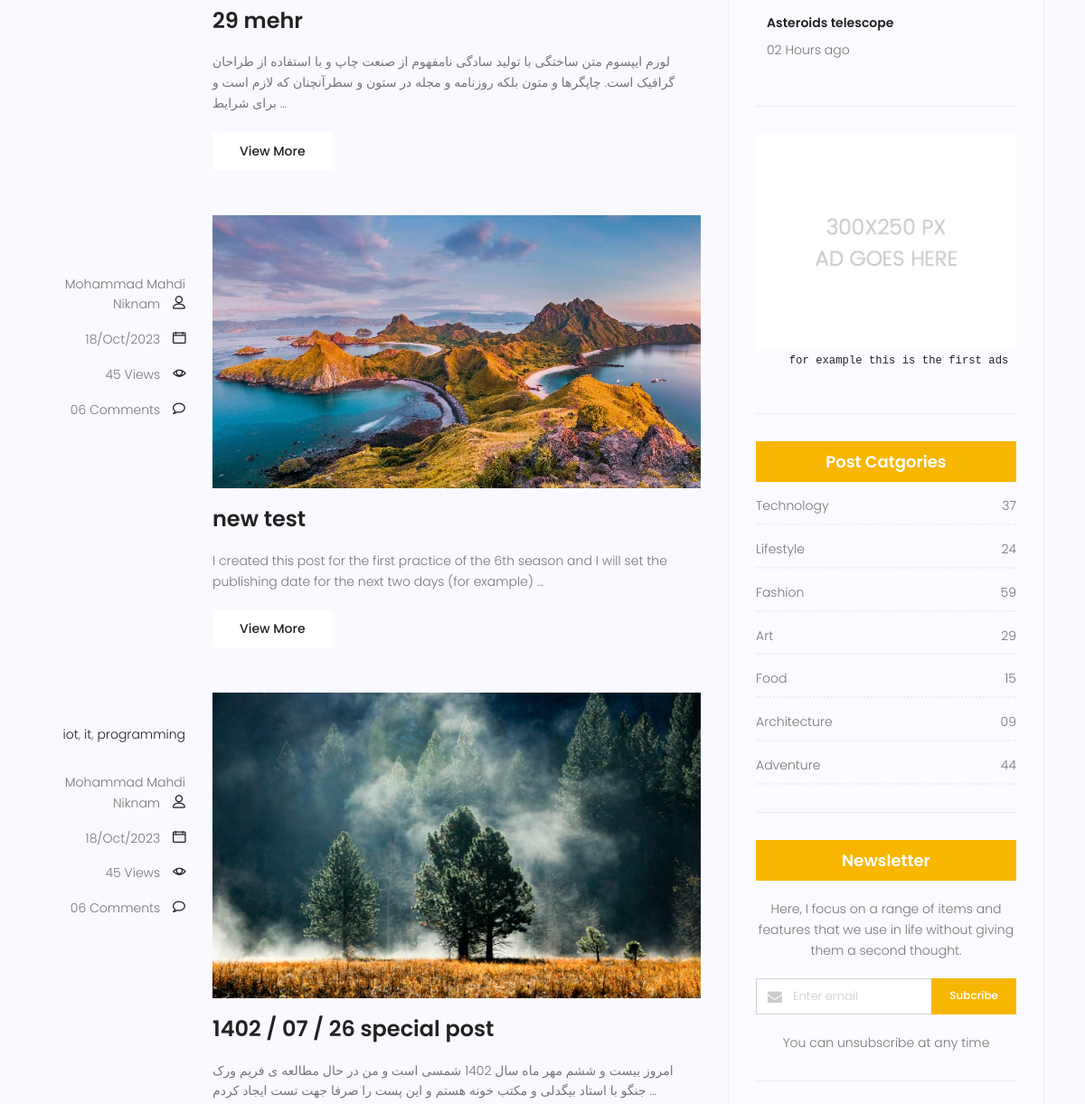
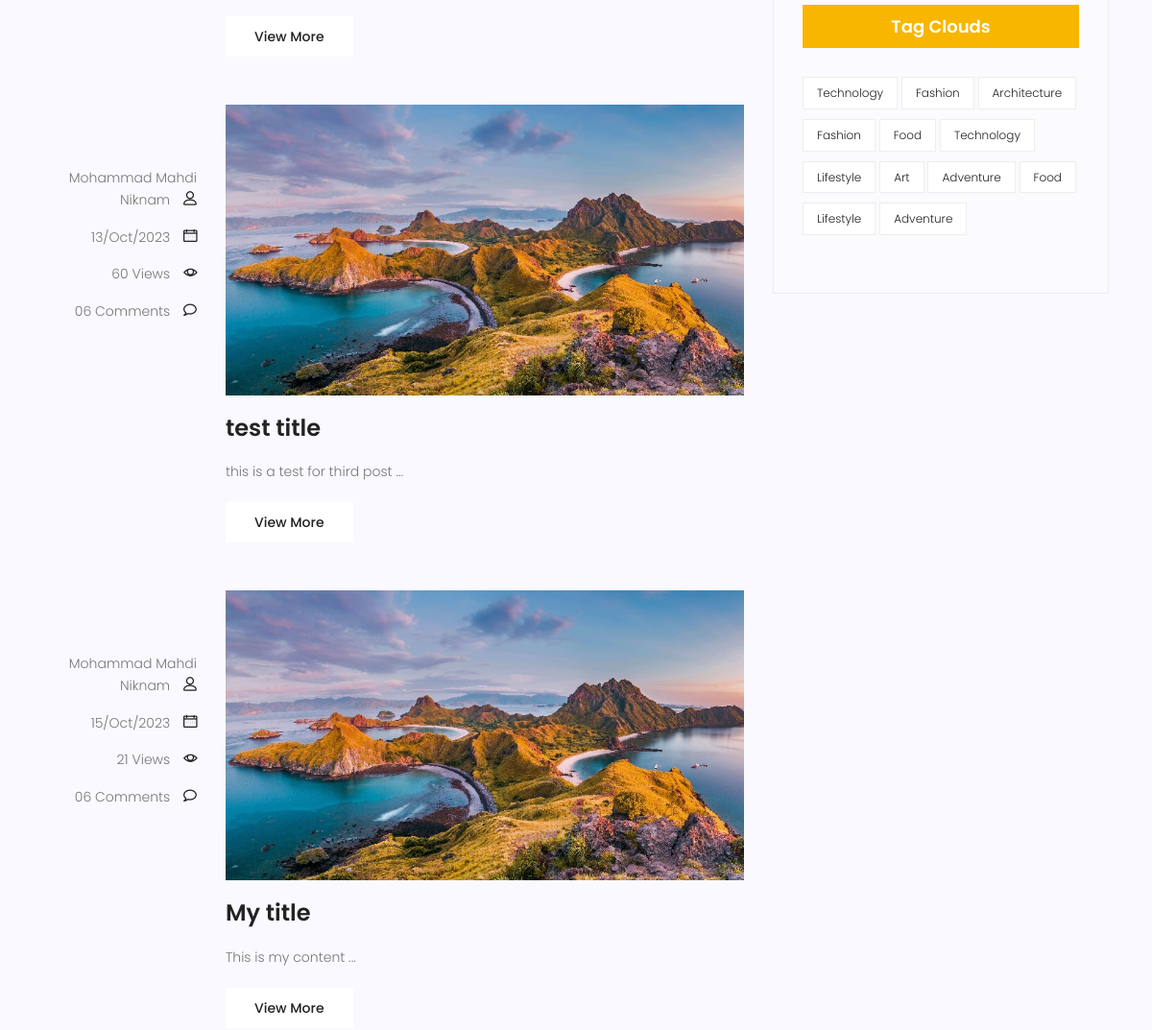
/blog/ (middle part), run on an earlier commit of the app's database (2 pictures, top to bottom).
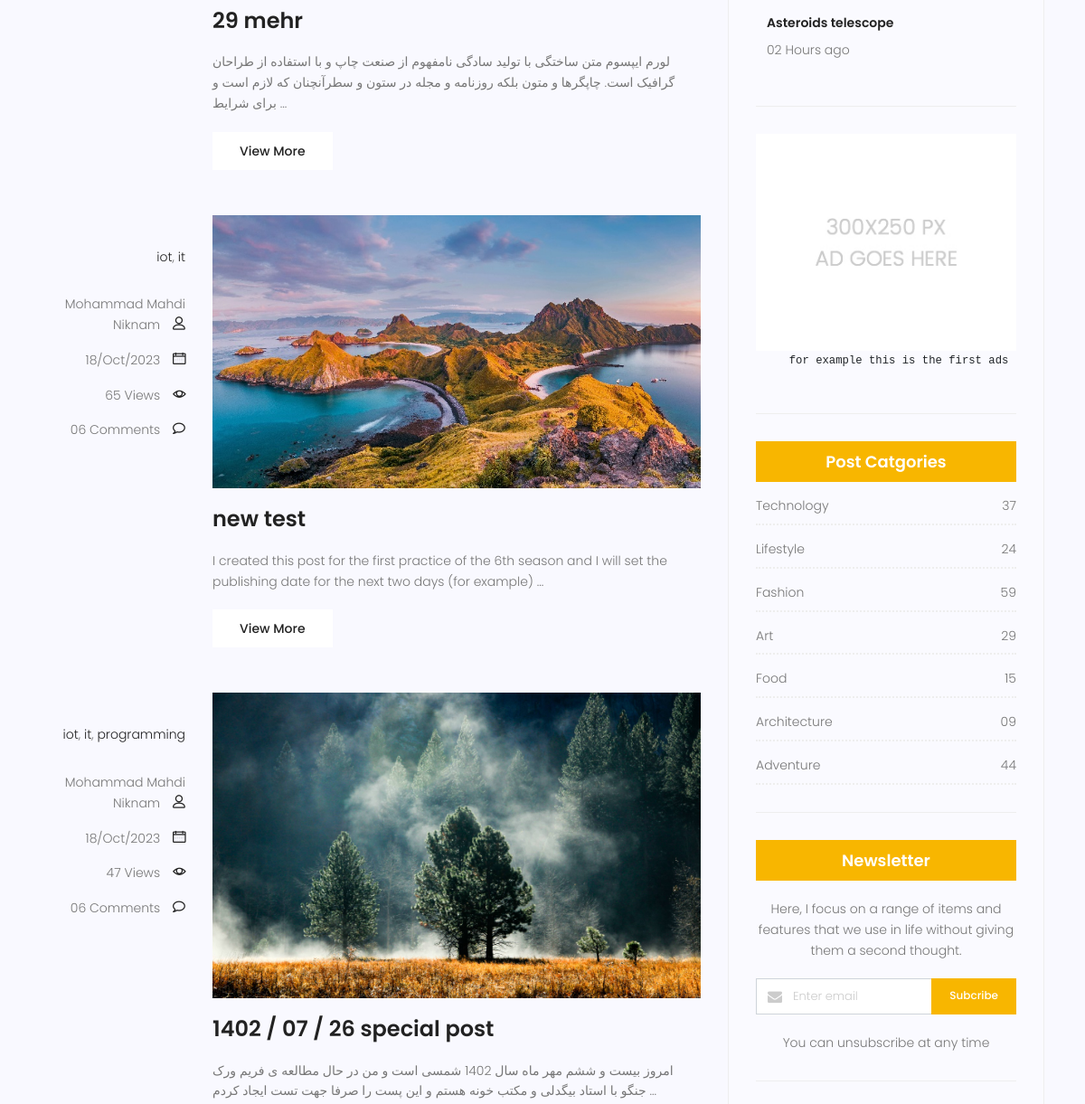
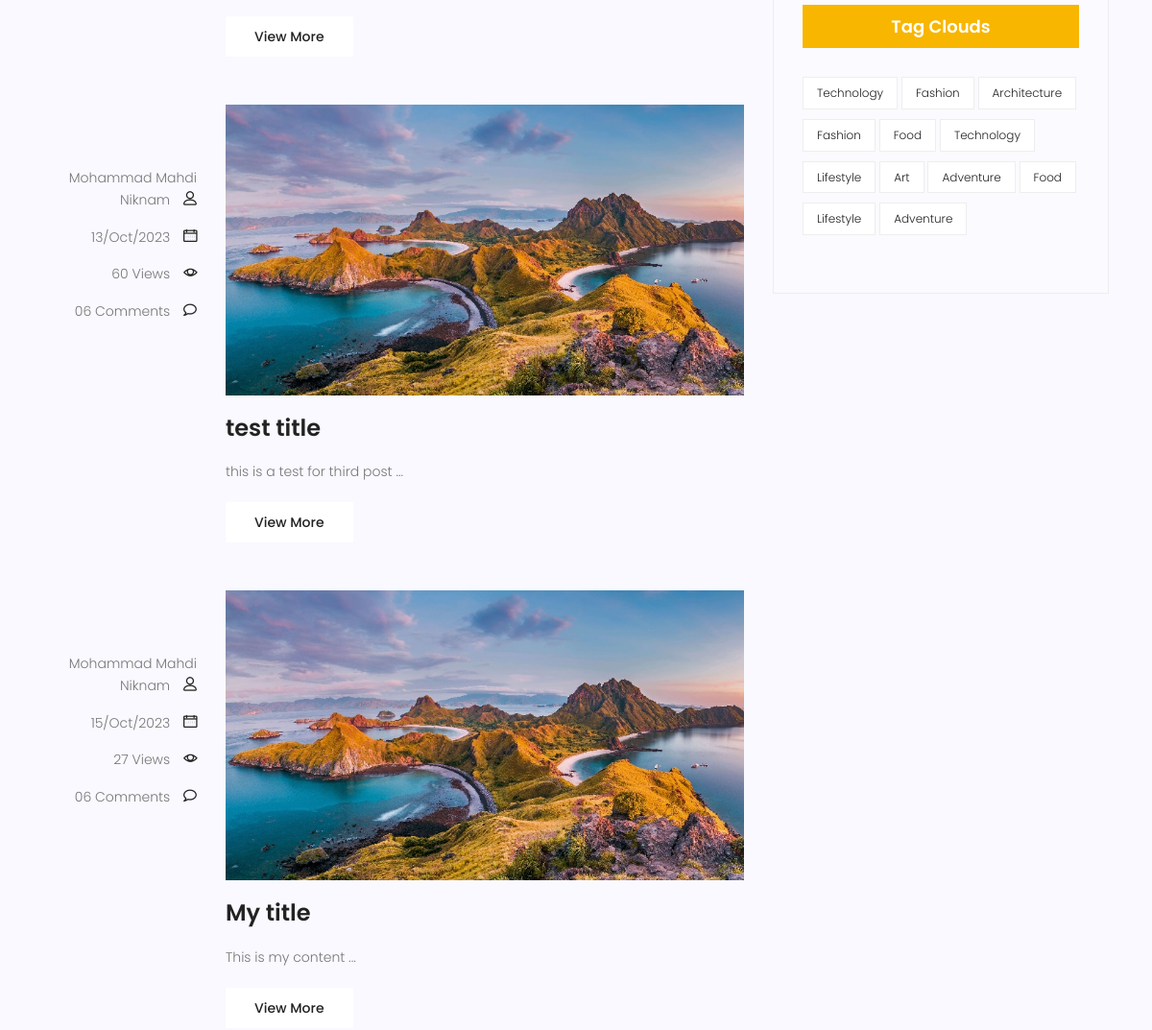
And on a later commit of the database (2 pictures, top to bottom).
### blog/models.py (models this page shows, shortened)
class Post(models.Model) :
    image = models.ImageField(upload_to='blog/', default='blog/default.jpg')
    author = models.ForeignKey(User, on_delete=models.SET_NULL, null=True) # on_delete=models.CASCADE
    title = models.CharField(max_length=255)
    content = models.TextField()
    category = models.ManyToManyField(Category)
    counted_views = models.IntegerField(default=0)
    status = models.BooleanField(default=False)
    published_date = models.DateTimeField(null=True) #(خودمون تعریفش میکنیم کی پابلیش بشه)
    created_date = models.DateTimeField(auto_now_add=True)
    updated_date = models.DateTimeField(auto_now=True)
    class Meta :
        ordering = ['-published_date']
    def snippets (self) :
        l = self.content.split()
        l = l[:35]
        return ' '.join(l) + ' ...'

class Category(models.Model) :
    name = models.CharField(max_length=255)
    def __str__(self) :
        return self.name

### blog/views.py (the view)
# urls.py: path('', blog_view, name='index'),
def blog_view(request):
    now = timezone.now()
    posts = Post.objects.filter(status=1).exclude(published_date__gt=now)
    context = {'posts': posts}
    return render(request, 'blog/blog-home.html', context)

### templates/blog/blog-home.html (shortened to what this page needs)
{% extends "base.html" %}
{% load static %}
{% block content %}
<section class="post-content-area">
	<div class="container">
		<div class="row">
			<div class="col-lg-8 posts-list">
				{%for post in posts %}
				<div class="single-post row">
					<div class="col-lg-3  col-md-3 meta-details">
						<ul class="tags">
							{% for cat in post.category.all %}
							<li><a href="#">{{cat.name}}</a></li>{% if not forloop.last %}, {% endif %}
							{% endfor %}
						</ul>
						<div class="user-details row">
							<p class="user-name col-lg-12 col-md-12 col-6"><a href="#">{{post.author.get_full_name}}</a> <span
									class="lnr lnr-user"></span></p>
							<p class="date col-lg-12 col-md-12 col-6"><a href="#">{{post.created_date|date:"d/M/Y"}}</a> <span
									class="lnr lnr-calendar-full"></span></p>
							<p class="view col-lg-12 col-md-12 col-6"><a href="#">{{post.counted_views}} Views</a> <span
									class="lnr lnr-eye"></span></p>
							<p class="comments col-lg-12 col-md-12 col-6"><a href="#">06 Comments</a> <span
									class="lnr lnr-bubble"></span></p>
						</div>
					</div>
					<div class="col-lg-9 col-md-9 ">
						<div class="feature-img">
							<img class="img-fluid" src="{{post.image.url}}" alt="">
						</div>
						<a class="posts-title" href="{% url 'blog:single' pid=post.id %}">
							<h3>{{ post.title }}</h3>
						</a>
						<p class="excert">
							{{ post.snippets}}
						</p>
						<a href="{% url 'blog:single' pid=post.id %}" class="primary-btn">View More</a>
					</div>
				</div>
				{% endfor %}
			</div>
			<div class="col-lg-4 sidebar-widgets">
				<div class="widget-wrap">
					<div class="single-sidebar-widget popular-post-widget">
						<div class="popular-post-list">
							<div class="single-post-list d-flex flex-row align-items-center">
								<div class="details">
									<a href="blog-single.html">
										<h6>Asteroids telescope</h6>
									</a>
									<p>02 Hours ago</p>
								</div>
							</div>
						</div>
					</div>
					{% include 'blog/blog-ads.html' %}
					<div class="single-sidebar-widget post-category-widget">
						<h4 class="category-title">Post Catgories</h4>
						<ul class="cat-list">
							<li>
								<a href="#" class="d-flex justify-content-between">
									<p>Technology</p>
									<p>37</p>
								</a>
							</li>
							<li>
								<a href="#" class="d-flex justify-content-between">
									<p>Lifestyle</p>
									<p>24</p>
								</a>
							</li>
							<li>
								<a href="#" class="d-flex justify-content-between">
									<p>Fashion</p>
									<p>59</p>
								</a>
							</li>
							<li>
								<a href="#" class="d-flex justify-content-between">
									<p>Art</p>
									<p>29</p>
								</a>
							</li>
							<li>
								<a href="#" class="d-flex justify-content-between">
									<p>Food</p>
									<p>15</p>
								</a>
							</li>
							<li>
								<a href="#" class="d-flex justify-content-between">
									<p>Architecture</p>
									<p>09</p>
								</a>
							</li>
							<li>
								<a href="#" class="d-flex justify-content-between">
									<p>Adventure</p>
									<p>44</p>
								</a>
							</li>
						</ul>
					</div>
					<div class="single-sidebar-widget newsletter-widget">
						<h4 class="newsletter-title">Newsletter</h4>
						<p>
							Here, I focus on a range of items and features that we use in life without
							giving them a second thought.
						</p>
						<div class="form-group d-flex flex-row">
							<div class="col-autos">
								<div class="input-group">
									<div class="input-group-prepend">
										<div class="input-group-text"><i class="fa fa-envelope" aria-hidden="true"></i>
										</div>
									</div>
									<input type="text" class="form-control" id="inlineFormInputGroup"
										placeholder="Enter email" onfocus="this.placeholder = ''"
										onblur="this.placeholder = 'Enter email'">
								</div>
							</div>
							<a href="#" class="bbtns">Subcribe</a>
						</div>
						<p class="text-bottom">
							You can unsubscribe at any time
						</p>
					</div>
					<div class="single-sidebar-widget tag-cloud-widget">
						<h4 class="tagcloud-title">Tag Clouds</h4>
						<ul>
							<li><a href="#">Technology</a></li>
							<li><a href="#">Fashion</a></li>
							<li><a href="#">Architecture</a></li>
							<li><a href="#">Fashion</a></li>
							<li><a href="#">Food</a></li>
							<li><a href="#">Technology</a></li>
							<li><a href="#">Lifestyle</a></li>
							<li><a href="#">Art</a></li>
							<li><a href="#">Adventure</a></li>
							<li><a href="#">Food</a></li>
							<li><a href="#">Lifestyle</a></li>
							<li><a href="#">Adventure</a></li>
						</ul>
					</div>
				</div>
			</div>
		</div>
	</div>
</section>
{% endblock %}

### templates/base.html (shortened to what this page needs)
{% load static %}
<!DOCTYPE html>
<html lang="zxx" class="no-js">
<head>
    <link rel="stylesheet" href="{% static 'css/linearicons.css' %}">
    <link rel="stylesheet" href="{% static 'css/font-awesome.min.css' %}">
    <link rel="stylesheet" href="{% static 'css/bootstrap.css' %}">
    <link rel="stylesheet" href="{% static 'css/magnific-popup.css' %}">
    <link rel="stylesheet" href="{% static 'css/jquery-ui.css' %}">
    <link rel="stylesheet" href="{% static 'css/nice-select.css' %}">
    <link rel="stylesheet" href="{% static 'css/animate.min.css' %}">
    <link rel="stylesheet" href="{% static 'css/owl.carousel.css' %}">
    <link rel="stylesheet" href="{% static 'css/main.css' %}">
</head>
<body>
    {% block content %}
    {% endblock %}
</body>
</html>

### templates/blog/blog-writer.html (shortened to what this page needs)
{% load static %}

### templates/blog/blog-ads.html
{% load static %}
<div class="single-sidebar-widget ads-widget">
    <a href="#"><img class="img-fluid" src="{% static 'img/blog/ads-banner.jpg' %}" alt=""></a>
    <pre>     for example this is the first ads</pre>
</div>

What changed in the data, as far as the page shows it:
changed Post "new test": gains Category (name "iot"); gains Category (name "it"); counted_views "45" → "65"
changed Post "1402 / 07 / 26 special post": counted_views "45" → "47"
changed Post "My title": counted_views "21" → "27"
